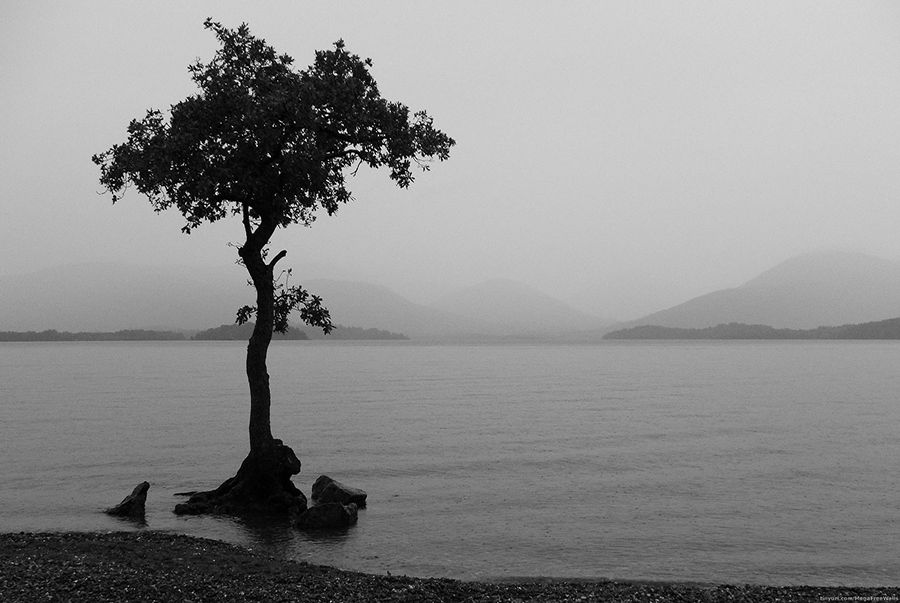
%> input picture 2D Discreate Fourier Transform/trees.jpg, 900 x 603 px
$ octave frequencyDomain3.m   (GNU Octave 9; MATLAB toolbox functions it lacks are replaced by stand-ins)
%> lines starting %> are read from the running program, lines starting %| are printed output that depends on the picture
im1 = imread('trees.jpg');
%> im1 is the input picture: size 603x900 uint8; min 0, max 255, mean 141.1
fftA = fft2(im1);
mag1 = abs(fftA);

im2 = imread('smoke.jpg');
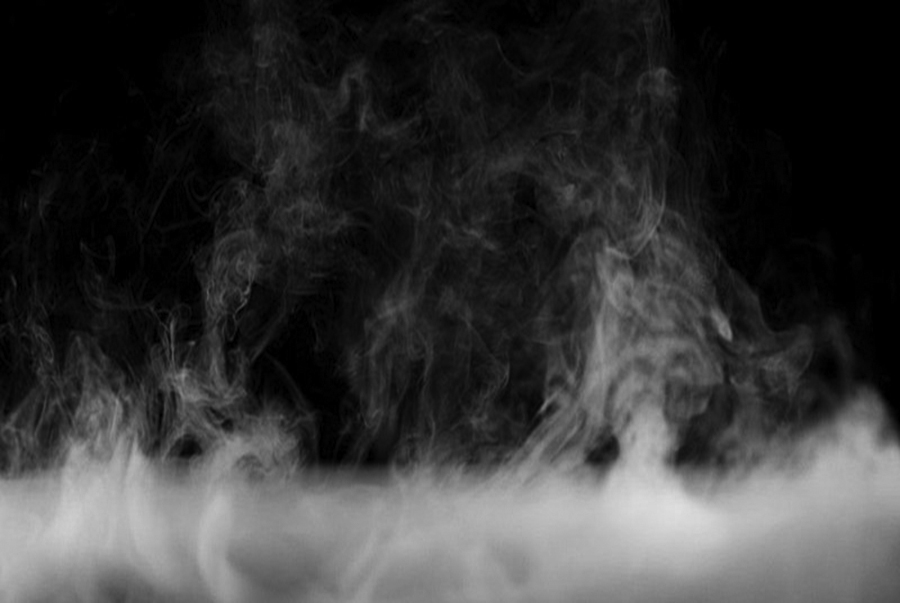
%> input picture 2D Discreate Fourier Transform/smoke.jpg, 900 x 603 px
%> im2 is the input picture: size 603x900 uint8; min 0, max 223, mean 55.1
fftA3 = fft2(im2);
mag2 = abs(fftA3);

F4 = (abs((fftA + fftA3)/2) .* exp(1i*angle(fftA + fftA3)));
x5 = ifft2(F4);
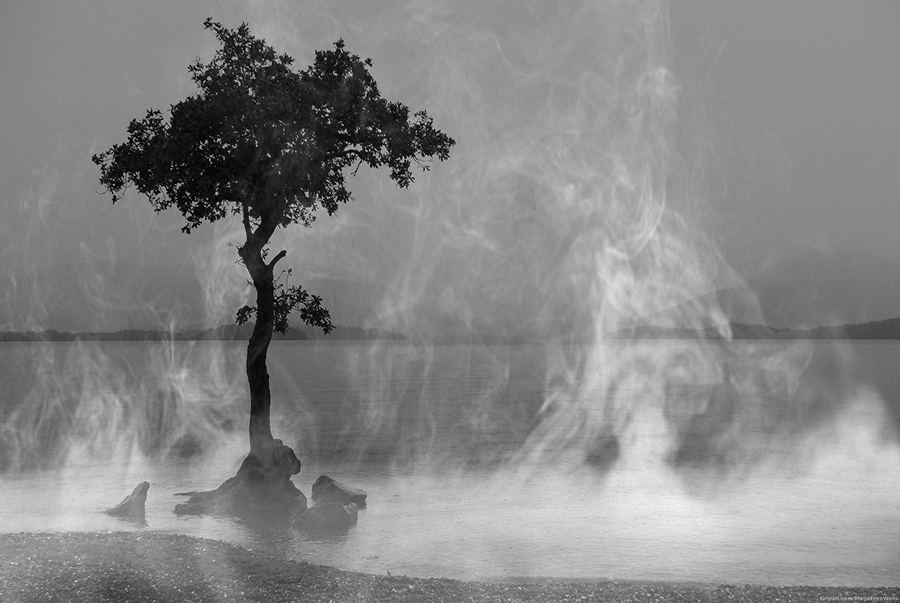
%> x5: size 603x900 double; min -7.55e-14, max 184, mean 98.1; drawn with min black and max white
x6 = uint8(x5) ;
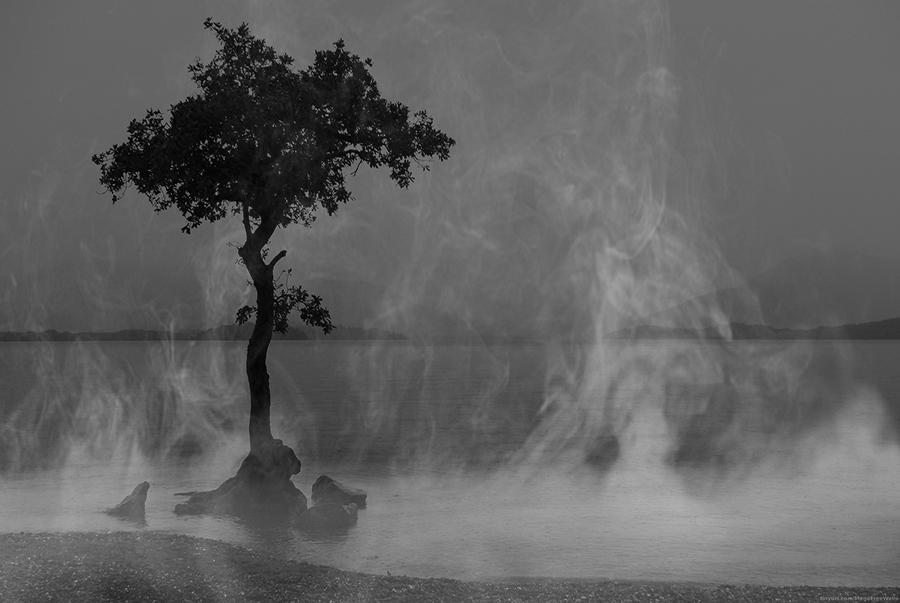
%> x6: size 603x900 uint8; min 0, max 184, mean 98.2
figure(2); imshow(x6);
